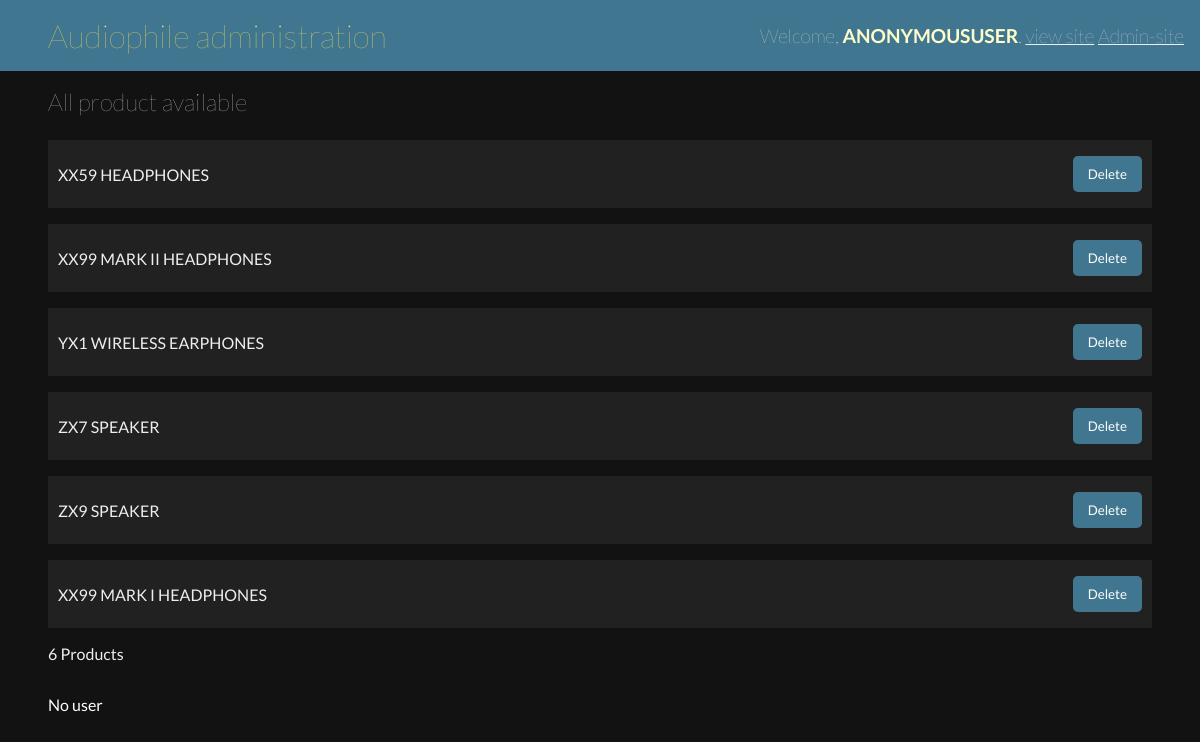
The page /Admin_Product on the database as committed earlier.
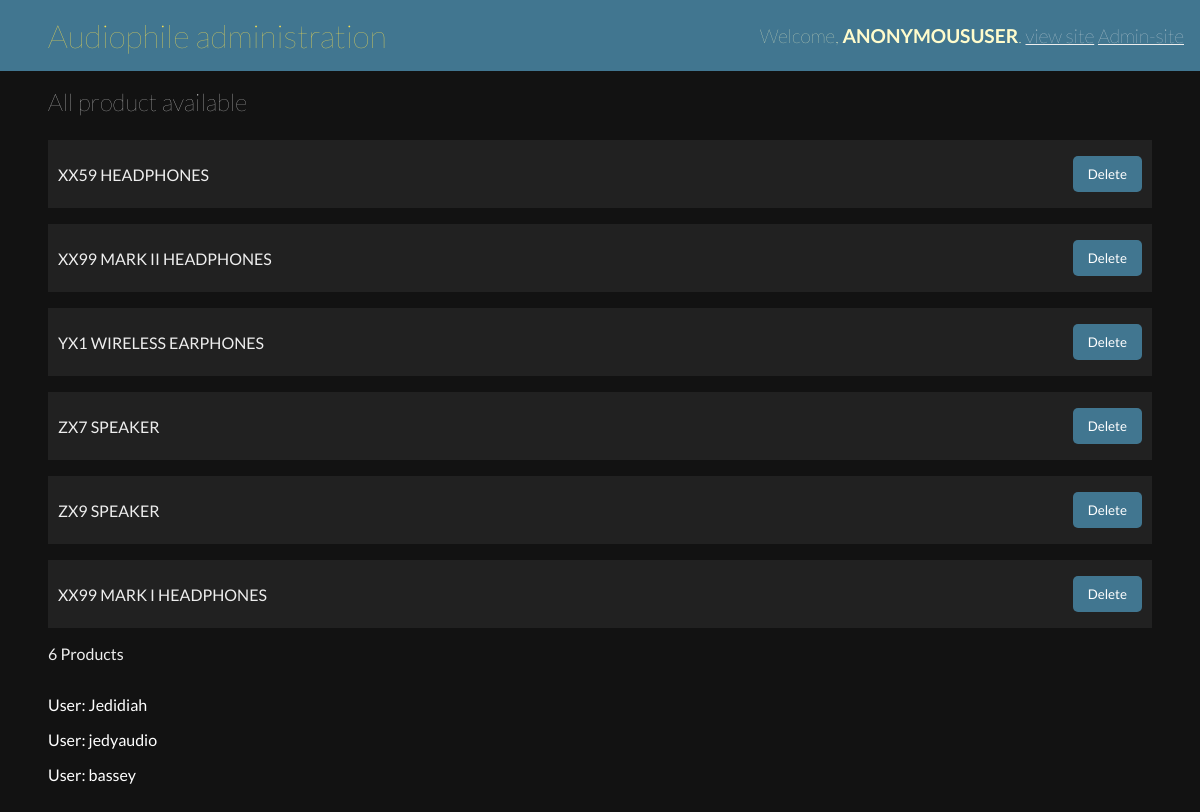
The same page on the database as committed later.
### commerce/models.py (models this page shows, shortened)
class Product(models.Model):
    Title = models.CharField(max_length = 200)
    Product_Name = models.CharField(max_length = 10000,default='')
    Product_Description = models.CharField(max_length = 10000)
    Product_Features = models.CharField(max_length = 10000)
    Amount = models.IntegerField()
    Product_Image =  models.CharField(max_length = 700000, default='')
    SideImage_1 =  models.CharField(max_length = 700000, default='')
    SideImage_2 =  models.CharField(max_length = 700000, default='')
    SideImage_3 =  models.CharField(max_length = 700000, default='')

class User(AbstractUser):
    Cart = models.ManyToManyField('Product',related_name='cart',blank = True)

### commerce/views.py (the view)
# urls.py: path('Admin_Product',audiophile.adminproduct,name='adminproduct'),
    def adminproduct(request):
        allProducts = Product.objects.all()
        allusers =  User.objects.all()
        if request.method =='POST':
            prodTitle = request.POST['producttitle']
            Product.objects.filter(Title = prodTitle).delete()
        return render(request,'commerce/adminproduct.html',{'allProducts':allProducts,'allusers':allusers})

### commerce/templates/commerce/adminproduct.html (shortened to what this page needs)
{% load static %}
<!DOCTYPE html>
<html lang="en">
<head>
    <link rel="stylesheet" href="{% static 'commerce/audioadmin.css' %}">
</head>
<body>
    <div class="container">
        <div class="top_nav">
            <div class="left">
                <h1>Audiophile administration</h1>
            </div>
            <div class="right">
                <h1>Welcome, <span>{{request.user}}</span>. <a href="{% url 'index' %}">view site</a> <a href="{% url 'admin_create'  %}">Admin-site</a></h1>
            </div>
        </div>
        <main id="adminproduct">
            <h2>All product available</h2>
            <div class="products">
                {% for allProduct in allProducts %}
                    <section>
                        <div>
                            <p>{{allProduct.Title}}</p>
                        </div>
                       <div id="delete_div">
                            <form action="{% url 'adminproduct' %}" method="POST">
                                <input type="submit" value="Delete">
                            </form>
                       </div>
                    </section>
                {% empty %}
                    <p>No products yet</p>
                {% endfor %}
                {{allProducts.count}} Products
            </div>
            <div style="color: white;padding-top:2em " class="user">
                {% for alluser in allusers %}
                    <div style="margin-bottom: 1em">
                        <p>User: {{alluser.username}}</p>
                    </div>
                {% empty %}
                    <p>No user</p>
                {% endfor %}
            </div>
        </main>
    </div>
</body>
</html>

### commerce/static/commerce/audioadmin.css (style rules this page uses)
* { margin: 0; padding: 0; box-sizing: border-box; font-family: 'Lato', sans-serif; }
.container { background: #121212; min-height: 100vh; padding-bottom: 2em }
.container .top_nav { display: flex; justify-content: space-between; background: #417690; color: #eee; padding: 1em;; padding-left: 3em; align-items: center }
.container .top_nav .left h1 { color: #f5dd50; font-weight: lighter; font-size: 2rem }
.container .top_nav .right h1 { font-weight: lighter; font-size: 1.2rem; color: #fffccc }
.container .top_nav .right h1 span { text-transform: uppercase; font-weight: bold }
.container .top_nav .right h1 a { color: #eee }
.container main { color: #eee; padding: 1em 3em 0 3em }
.container main h2 { font-weight: lighter }
.container main form { margin-top: 2em }
#adminproduct .products { padding-top: 1.5em }
#adminproduct .products section { width: 100%; background: #212121; margin-bottom: 1em; padding: 1em 10px; display: flex; justify-content: space-between; align-items: center; }
#adminproduct .products section { display: flex; justify-content: space-between; align-items: center; }
#adminproduct .products section form { padding: 0; margin: 0 }
#adminproduct .products section form input[type="submit"] { background: #417690; color: white; padding: 10px 15px; border-radius: 5px; border: none; cursor: pointer; }

Rows that differ between the two databases and show on the page:
added User: username "Jedidiah"
added User: username "jedyaudio"
added User: username "bassey"
Other text that changed with them:
text no longer shown: "No user"
